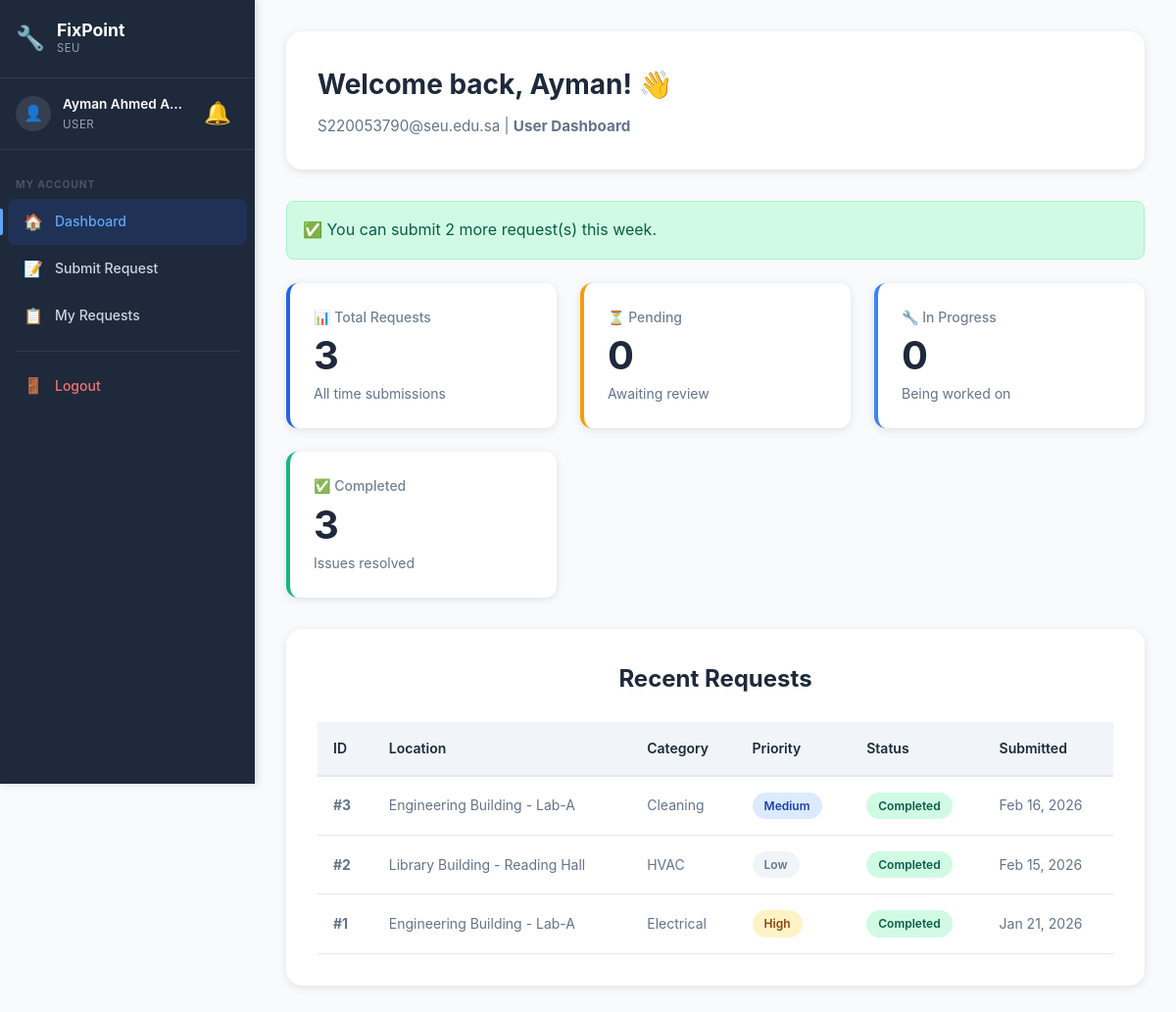
The app's page /user/dashboard.php (signed in), older data.
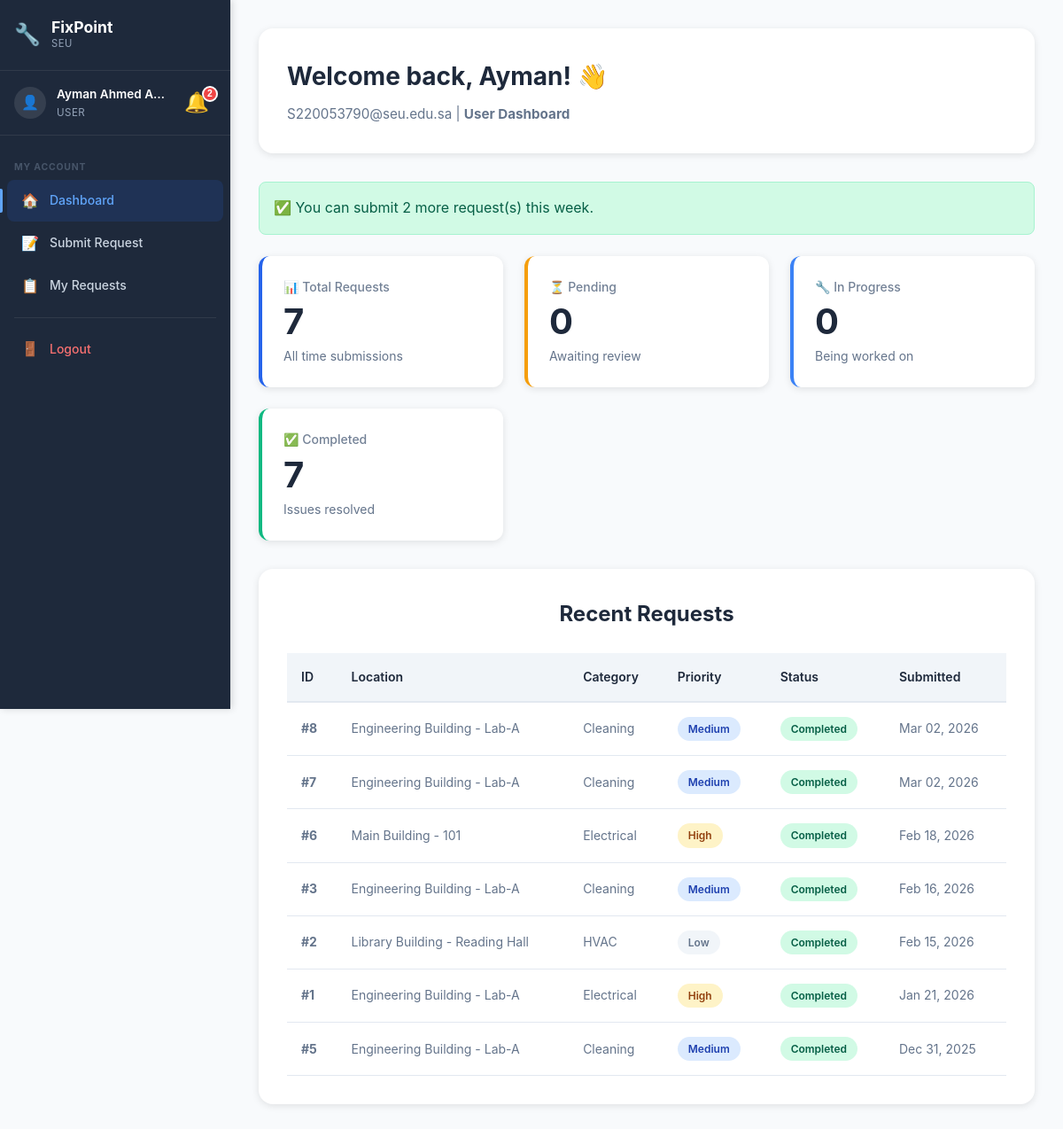
The same page, newer data.
### tables this page shows
CREATE TABLE `maintenancerequest` (
  `RequestID` int(11) NOT NULL,
  `UserID` int(11) NOT NULL,
  `LocationID` int(11) NOT NULL,
  `CategoryID` int(11) NOT NULL,
  `PriorityID` int(11) NOT NULL,
  `StatusID` int(11) NOT NULL DEFAULT 1,
  `Title` varchar(200) NOT NULL,
  `Description` text NOT NULL,
  `SubmittedAt` timestamp NOT NULL DEFAULT current_timestamp(),
  `UpdatedAt` timestamp NOT NULL DEFAULT current_timestamp() ON UPDATE current_timestamp(),
  `CompletedAt` timestamp NULL DEFAULT NULL
);

CREATE TABLE `location` (
  `LocationID` int(11) NOT NULL,
  `BuildingName` varchar(100) NOT NULL,
  `FloorNumber` varchar(20) DEFAULT NULL,
  `RoomNumber` varchar(50) DEFAULT NULL,
  `Description` text DEFAULT NULL
);

CREATE TABLE `category` (
  `CategoryID` int(11) NOT NULL,
  `CategoryName` varchar(100) NOT NULL,
  `Description` text DEFAULT NULL
);

CREATE TABLE `priority` (
  `PriorityID` int(11) NOT NULL,
  `PriorityLevel` varchar(50) NOT NULL,
  `Description` text DEFAULT NULL
);

CREATE TABLE `status` (
  `StatusID` int(11) NOT NULL,
  `StatusName` varchar(50) NOT NULL,
  `Description` text DEFAULT NULL
);

### config/helpers.php (called while the page is built, shortened)
<?php
function getUserRequestStats($conn, $user_id) {
    $sql = "SELECT
                s.StatusName,
                COUNT(*) as Count
            FROM maintenancerequest mr
            JOIN status s ON mr.StatusID = s.StatusID
            WHERE mr.UserID = ?
            GROUP BY s.StatusName";
    $stmt = $conn->prepare($sql);
    $stmt->bind_param("i", $user_id);
    $stmt->execute();
    $result = $stmt->get_result();
    $stats = [
        'Total'       => 0,
        'Pending'     => 0,
        'Reviewed'    => 0,
        'Assigned'    => 0,
        'In Progress' => 0,
        'Completed'   => 0,
        'Cancelled'   => 0
    ];
    while ($row = $result->fetch_assoc()) {
        $stats[$row['StatusName']] = (int)$row['Count'];
        $stats['Total'] += (int)$row['Count'];
    }
    return $stats;
}
function formatDate($date, $format = 'M d, Y H:i') {
    return date($format, strtotime($date));
}
function e($string) {
    return htmlspecialchars($string, ENT_QUOTES, 'UTF-8');
}
function getStatusBadgeClass($status_name) {
    $classes = [
        'Pending'     => 'status-pending',
        'Reviewed'    => 'status-reviewed',
        'Assigned'    => 'status-assigned',
        'In Progress' => 'status-in-progress',
        'Completed'   => 'status-completed',
        'Cancelled'   => 'status-cancelled'
    ];
    return $classes[$status_name] ?? 'status-default';
}
function getPriorityBadgeClass($priority_level) {
    $classes = [
        'Low'      => 'priority-low',
        'Medium'   => 'priority-medium',
        'High'     => 'priority-high',
        'Critical' => 'priority-critical'
    ];
    return $classes[$priority_level] ?? 'priority-default';
}
?>

### user/dashboard.php (the view, shortened to what the changed rows need)
<?php
require_once __DIR__ . '/../config/database.php';
require_once __DIR__ . '/../config/helpers.php';
$user_id = $_SESSION['user_id'];
$user_name = $_SESSION['name'];
$stats = getUserRequestStats($conn, $user_id);
$sql = "SELECT
            mr.RequestID,
            mr.Title,
            mr.Description,
            mr.SubmittedAt,
            l.BuildingName,
            l.RoomNumber,
            c.CategoryName,
            p.PriorityLevel,
            s.StatusName
        FROM maintenancerequest mr
        JOIN location l ON mr.LocationID = l.LocationID
        JOIN category c ON mr.CategoryID = c.CategoryID
        JOIN priority p ON mr.PriorityID = p.PriorityID
        JOIN status s ON mr.StatusID = s.StatusID
        WHERE mr.UserID = ?
        ORDER BY mr.SubmittedAt DESC
        LIMIT 10";
$stmt = $conn->prepare($sql);
$stmt->bind_param("i", $user_id);
$stmt->execute();
$requests = $stmt->get_result()->fetch_all(MYSQLI_ASSOC);
?>
<!DOCTYPE html>
<html lang="en">
<head>
    <link rel="stylesheet" href="../assets/css/style.css">
    <link rel="stylesheet" href="../assets/css/dashboard.css">
    <link rel="stylesheet" href="../assets/css/sidebar.css">
</head>
<body class="has-sidebar">
        <aside class="sidebar" id="sidebar">
        <div class="sidebar-user">
            <?php include __DIR__ . '/../includes/notification-bell.php'; ?>
        </div>
    </aside>
    <div class="main-content">
            <div class="topbar-notif"><?php include __DIR__ . '/../includes/notification-bell.php'; ?></div>
    <div class="dashboard">
        <div class="dashboard-container">
            <div class="dashboard-header">
                <h1 class="welcome-text">Welcome back, <?php echo e(explode(' ', $user_name)[0]); ?>! 👋</h1>
            </div>
            <div class="stats-grid">
                <div class="stat-card">
                    <div class="stat-label">📊 Total Requests</div>
                    <div class="stat-value"><?php echo $stats['Total']; ?></div>
                    <div class="stat-info">All time submissions</div>
                </div>
                <div class="stat-card success">
                    <div class="stat-label">✅ Completed</div>
                    <div class="stat-value"><?php echo $stats['Completed']; ?></div>
                    <div class="stat-info">Issues resolved</div>
                </div>
            </div>
            <div class="requests-section">
                <h2 class="section-title">Recent Requests</h2>
                <?php if (count($requests) > 0): ?>
                    <div style="overflow-x: auto;">
                        <table class="requests-table">
                            <thead>
                                <tr>
                                    <th>ID</th>
                                    <th>Location</th>
                                    <th>Category</th>
                                    <th>Priority</th>
                                    <th>Status</th>
                                    <th>Submitted</th>
                                </tr>
                            </thead>
                            <tbody>
                                <?php foreach ($requests as $req): ?>
                                    <tr>
                                        <td><strong>#<?php echo $req['RequestID']; ?></strong></td>
                                        <td><?php echo e($req['BuildingName'] . ' - ' . $req['RoomNumber']); ?></td>
                                        <td><?php echo e($req['CategoryName']); ?></td>
                                        <td>
                                            <span class="priority-badge <?php echo getPriorityBadgeClass($req['PriorityLevel']); ?>">
                                                <?php echo e($req['PriorityLevel']); ?>
                                            </span>
                                        </td>
                                        <td>
                                            <span class="status-badge <?php echo getStatusBadgeClass($req['StatusName']); ?>">
                                                <?php echo e($req['StatusName']); ?>
                                            </span>
                                        </td>
                                        <td><?php echo formatDate($req['SubmittedAt'], 'M d, Y'); ?></td>
                                    </tr>
                                <?php endforeach; ?>
                            </tbody>
                        </table>
                    </div>
                <?php endif; ?>
            </div>
        </div>
    </div>
    </div>
</body>
</html>

### includes/notification-bell.php (shortened to what the changed rows need)
<?php
$_notif_count = 0;
if (isset($_SESSION['user_id'])) {
    $notif_count_sql = "SELECT COUNT(*) as unread FROM notification WHERE UserID = ? AND IsRead = 0";
    $notif_count_stmt = $conn->prepare($notif_count_sql);
    $notif_count_stmt->bind_param("i", $_SESSION['user_id']);
    $notif_count_stmt->execute();
    $_notif_count = $notif_count_stmt->get_result()->fetch_assoc()['unread'];
}
?>
<div class="notif-wrapper" id="notifWrapper">
    <button class="notif-bell" id="notifBell" onclick="toggleNotifDropdown(event)" title="Notifications">
        🔔
        <?php if ($_notif_count > 0): ?>
            <span class="notif-badge" id="notifBadge"><?php echo $_notif_count > 99 ? '99+' : $_notif_count; ?></span>
        <?php endif; ?>
    </button>
</div>

Row changes from the older to the newer data that the page shows:
added maintenancerequest: RequestID "8", LocationID.RoomNumber "Engineering Building - Lab-A", CategoryID.CategoryName "Cleaning", PriorityID.PriorityLevel "Medium", StatusID.StatusName "Completed", SubmittedAt "Mar 02, 2026"
added maintenancerequest: RequestID "7", LocationID.RoomNumber "Engineering Building - Lab-A", CategoryID.CategoryName "Cleaning", PriorityID.PriorityLevel "Medium", StatusID.StatusName "Completed", SubmittedAt "Mar 02, 2026"
added maintenancerequest: RequestID "6", LocationID.RoomNumber "Main Building - 101", CategoryID.CategoryName "Electrical", PriorityID.PriorityLevel "High", StatusID.StatusName "Completed", SubmittedAt "Feb 18, 2026"
added maintenancerequest: RequestID "5", LocationID.RoomNumber "Engineering Building - Lab-A", CategoryID.CategoryName "Cleaning", PriorityID.PriorityLevel "Medium", StatusID.StatusName "Completed", SubmittedAt "Dec 31, 2025"
Text that changed along with them:
$_notif_count: (not shown) → "2"
$stats['Total']: "3" → "7"
$stats['Completed']: "3" → "7"
